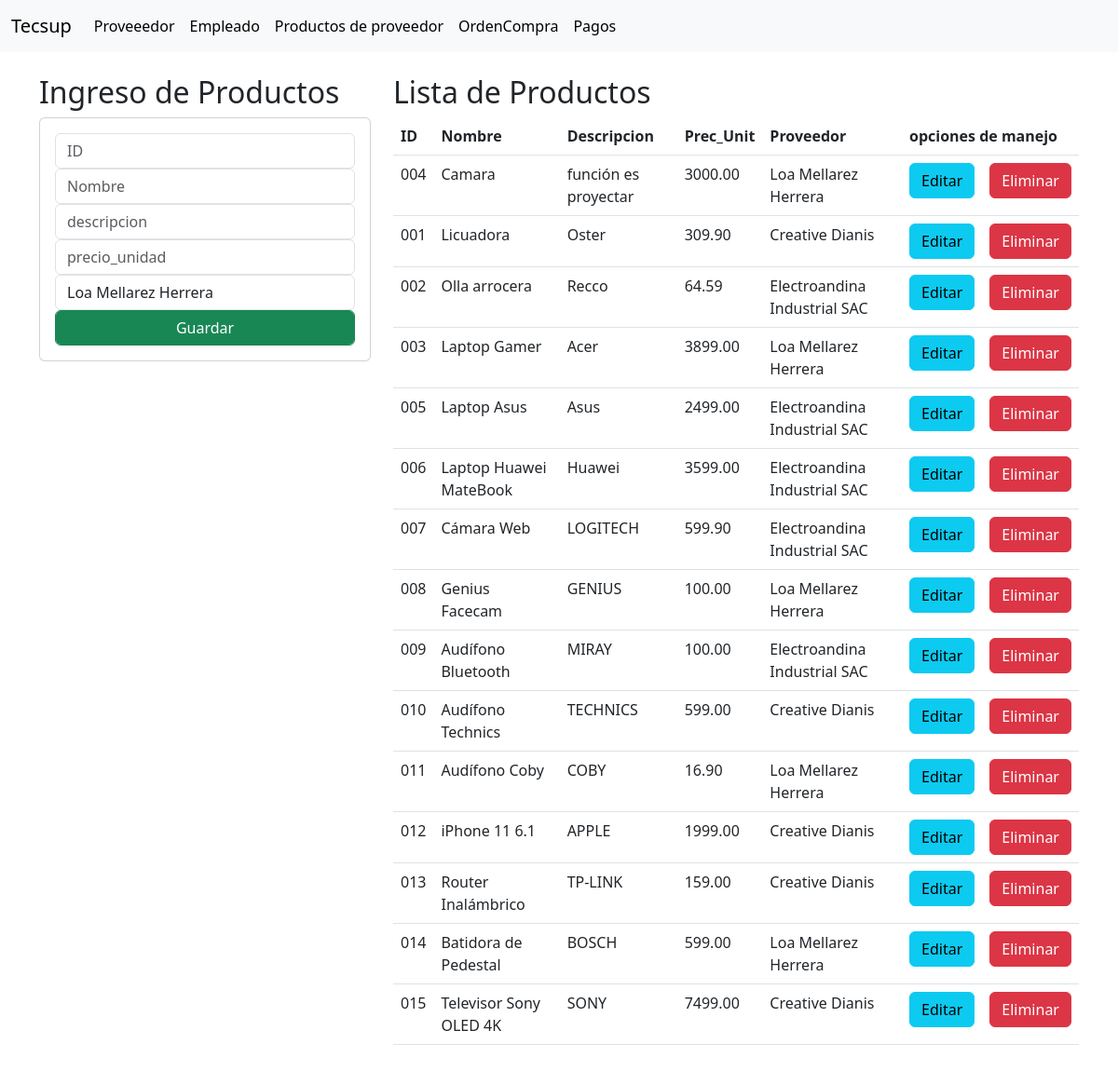
/productos/, run on the app's committed database.
### compra/models.py (models this page shows, shortened)
class Producto(models.Model):
    id= models.CharField(primary_key=True, max_length=6)
    nombre = models.CharField(max_length=50)
    descripcion = models.CharField(max_length=50)
    precio = models.DecimalField(max_digits=10, decimal_places=2)
    proveedor = models.ForeignKey(Proveedor, on_delete=models.CASCADE, null=True)

class Proveedor(models.Model):
    id=models.CharField(primary_key=True, max_length=6)
    nombre = models.CharField(max_length=50)
    pais =models.CharField(max_length=50)
    telefono = models.PositiveIntegerField()
    def __str__(self):
        return self.nombre

### compra/views.py (the view)
# urls.py: path('productos/', views.homeproducto, name='productos'),
def homeproducto(request):
    productosListado = Producto.objects.all()
    proveedoresListado = Proveedor.objects.all()
    return render(request, 'GestionProducto.html',{"productos":productosListado, "proveedores":proveedoresListado})

### compra/templates/GestionProducto.html (shortened to what this page needs)
{% extends './base.html' %}
{% block body %}
<div class="row">
    <div class="col-sm-12 col-md-6 col-lg-4 col-xl-4">
        <h2>Ingreso de Productos</h2>
        <div class="card">
            <div class="card-body">
                <form action="/registrarproducto" method="POST">
                    <div class="form-group">
                        <input type="text" name="txtid" placeholder="ID" class="form-control">
                    </div>
                    <div class="form-group">
                        <input type="text" name="txtnombre" placeholder="Nombre" class="form-control">
                    </div>
                    <div class="form-group">
                        <input type="text" name="txtdescripcion" placeholder="descripcion" class="form-control">
                    </div>
                    <div class="form-group">
                        <input type="text" name="txtprecio" placeholder="precio_unidad" class="form-control">
                    </div>
                    <div class="form-group">
                        <select name="txtproveedor" class="form-control">
                            {% for proveedor in proveedores %}
                                <option value="{{proveedor.id}}">{{proveedor.nombre}}</option>
                            {% endfor %}
                        </select>
                    </div>
                    <button type="submit" class="btn btn-success form-control">Guardar</button>
                </form>
            </div>
        </div>
    </div>
    <div class="col-sm-12 col-md-6  col-xl-8 col-xl-8">
        <h2>Lista de Productos</h2>
        <table class="table" style="background-color: #4591B8;">
            <thead>
                <tr>
                    <th>ID</th>
                    <th>Nombre</th>
                    <th>Descripcion</th>
                    <th>Prec_Unit</th>
                    <th>Proveedor</th>
                    <th colspan="2">opciones de manejo</th>
                </tr>
            </thead>
            <tbody>
                {% for p in productos %}
                <tr>
                    <td>{{ p.id }}</td>
                    <td>{{ p.nombre }}</td>
                    <td>{{ p.descripcion }}</td>
                    <td>{{ p.precio }}</td>
                    <td>{{ p.proveedor }}</td>
                    <td><a href="edicionproducto/{{p.id}}" class="btn btn-info">Editar</a></td>
                    <td><a href="eliminarproducto/{{p.id}}" class="btn btn-danger">Eliminar</a></td>
                </tr>
                {% endfor %}
            </tbody>
        </table>
    </div>
</div>
{% endblock %}

### data on the page
Producto: id "004", nombre "Camara", descripcion "función es proyectar", precio "3000.00", proveedor "Loa Mellarez Herrera"
Producto: id "001", nombre "Licuadora", descripcion "Oster", precio "309.90", proveedor "Creative Dianis"
Producto: id "002", nombre "Olla arrocera", descripcion "Recco", precio "64.59", proveedor "Electroandina Industrial SAC"
Producto: id "003", nombre "Laptop Gamer", descripcion "Acer", precio "3899.00", proveedor "Loa Mellarez Herrera"
Producto: id "005", nombre "Laptop Asus", descripcion "Asus", precio "2499.00", proveedor "Electroandina Industrial SAC"
Producto: id "006", nombre "Laptop Huawei MateBook", descripcion "Huawei", precio "3599.00", proveedor "Electroandina Industrial SAC"
Producto: id "007", nombre "Cámara Web", descripcion "LOGITECH", precio "599.90", proveedor "Electroandina Industrial SAC"
Producto: id "008", nombre "Genius Facecam", descripcion "GENIUS", precio "100.00", proveedor "Loa Mellarez Herrera"
Producto: id "009", nombre "Audífono Bluetooth", descripcion "MIRAY", precio "100.00", proveedor "Electroandina Industrial SAC"
Producto: id "010", nombre "Audífono Technics", descripcion "TECHNICS", precio "599.00", proveedor "Creative Dianis"
Producto: id "011", nombre "Audífono Coby", descripcion "COBY", precio "16.90", proveedor "Loa Mellarez Herrera"
Producto: id "012", nombre "iPhone 11 6.1", descripcion "APPLE", precio "1999.00", proveedor "Creative Dianis"
Producto: id "013", nombre "Router Inalámbrico", descripcion "TP-LINK", precio "159.00", proveedor "Creative Dianis"
Producto: id "014", nombre "Batidora de Pedestal", descripcion "BOSCH", precio "599.00", proveedor "Loa Mellarez Herrera"
Producto: id "015", nombre "Televisor Sony OLED 4K", descripcion "SONY", precio "7499.00", proveedor "Creative Dianis"

### other printed values
form field txtproveedor "Loa Mellarez Herrera"
